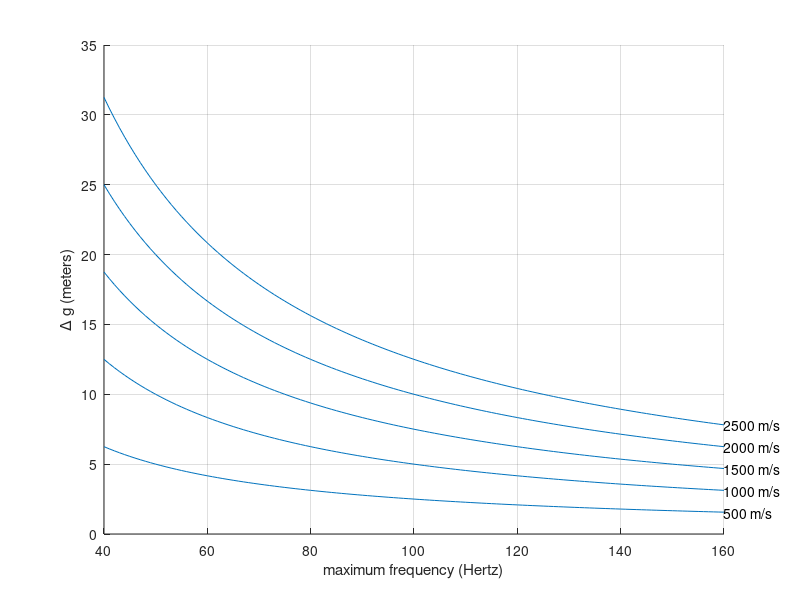

Reproduce this figure in MATLAB. (Note: this script raises an error after producing the figure.)
%make receiver sampling chart
figure
f=40:1:160;
v0=[500:500:2500];
%dg=zeros(length(v0),length(f));
for k=1:length(v0)
	dg=v0(k)./(2*f);
	line(f,dg);
	text(f(end),dg(end),[int2str(v0(k)) ' m/s'])
end

xlabel('maximum frequency (Hertz)');
ylabel('\Delta g (meters)');
grid;bigfont(gca,1.8,1)
axis([40 200 0 35])
